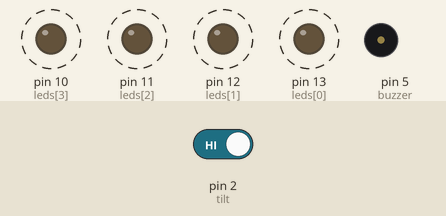
Simulated run of this sketch. Board: Arduino Uno, built with avr-gcc and run on an emulated ATmega328P. Parts: output pins drawn as LEDs (lit = HIGH), buzzer (waves = sounding, pin HIGH). Dashed ring = blinking. The test bench sets the inputs (shaded band); at power-on: pin 2 (tilt) HIGH.

Above: at 0.9 s.
1.3 s: pin 2 (tilt) driven LOW
At 1.3 s:
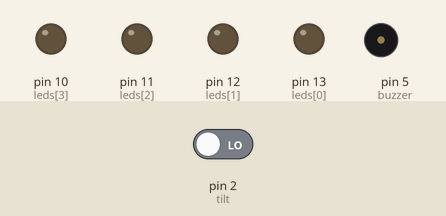
2.8 s: pin 2 (tilt) driven HIGH
At 2.9 s:
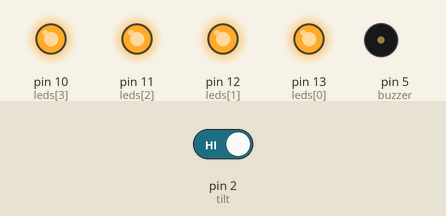
At 33.6 s:
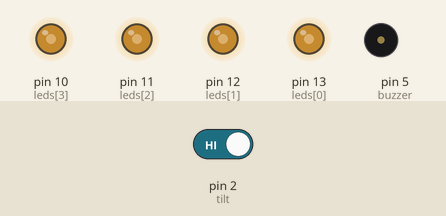
Timing chart, 0 to 34.3 s (numbered marks = the images above; inputs shaded):
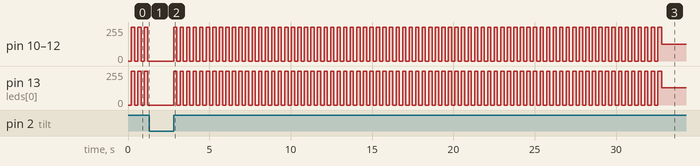

The sketch:

oef3.ino
```cpp
// all components
int potentioMeter = A0;  // select the input pin for the potentiometer
int leds[4] = {13,  12, 11, 10 };
int s[2] = { 7, 6 };
int tempSensor = A1;
int buzzer = 5;
int fototransistor = A2;
int flame = 3;
int tilt = 2;

int tijd = 0;
int aan = 0;
void setup() {
  // put your setup code here, to run once:

  Serial.begin(9600);

  for(int i = 0; i< 4; i++){
    pinMode(leds[i], OUTPUT);
  }
  pinMode(buzzer, OUTPUT);


  for(int i = 0; i< 2; i++){
     pinMode(s[0], INPUT_PULLUP);
  }
  pinMode(fototransistor, INPUT_PULLUP);
  pinMode(tilt, INPUT_PULLUP);

  pinMode(potentioMeter, INPUT);
  pinMode(tempSensor, INPUT);
  pinMode(flame, INPUT);


}

void loop() {
  if(digitalRead(tilt)){
    if (millis() - tijd > 200) {
      tijd = millis();
      if (aan){
        for(int i= 0; i<4; i++){
          digitalWrite(leds[i], 0);
        }
      }else{
        for(int i= 0; i<4; i++){
          digitalWrite(leds[i], 1);
        }
      }
      aan = !aan;
    }
  }


}
```

Measured:
- after the input at 1.3 s, pin 10 (leds[3]), pin 11 (leds[2]), pin 12 (leds[1]), pin 13 (leds[0]): stops changing and stays 0/255
- after the input at 2.8 s, pin 10 (leds[3]), pin 11 (leds[2]), pin 12 (leds[1]): 0/255 → 255/255 at once, then repeats every 0.40 s: 0/255 0.20 s, 255/255 0.20 s, until it stays 127/255 from 32.8 s; pin 13 (leds[0]): 0/255 → 255/255 at once, then repeats every 0.40 s: 0/255 0.20 s, 255/255 0.20 s, until it stays 128/255 from 32.8 s
- by itself, pin 10 (leds[3]), pin 11 (leds[2]), pin 12 (leds[1]), pin 13 (leds[0]): alternates 255/255 for 0.20 s and 0/255 for 0.20 s
